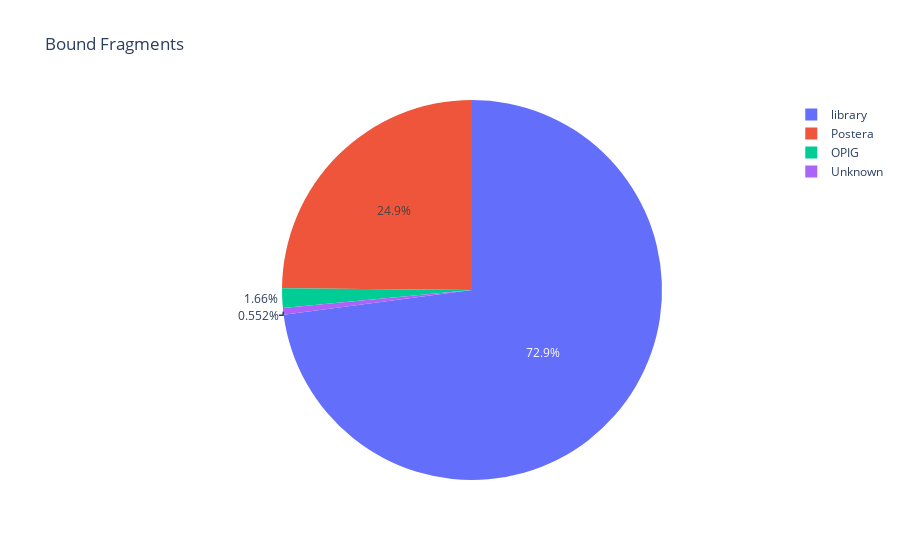

Write notebook code for a chart like this one.
### Code cell
import plotly.express as px

px.pie(merged.drop_duplicates('crystal_name'), 'group', title='Bound Fragments')

### Figure 1 — Plotly figure (JSON) as saved in the notebook; plotly's stock layout.template omitted (floating-point values rounded to 4 significant figures; data arrays with more than 128 entries replaced by an {"elided": "..."} marker saying what was removed)
{"data": [{"domain": {"x": [0, 1], "y": [0, 1]}, "hovertemplate": "group=%{label}<extra></extra>", "labels": {"elided": "181 str values"}, "legendgroup": "", "name": "", "showlegend": true, "type": "pie"}], "layout": {"autosize": true, "legend": {"tracegroupgap": 0}, "title": {"text": "Bound Fragments"}}}
